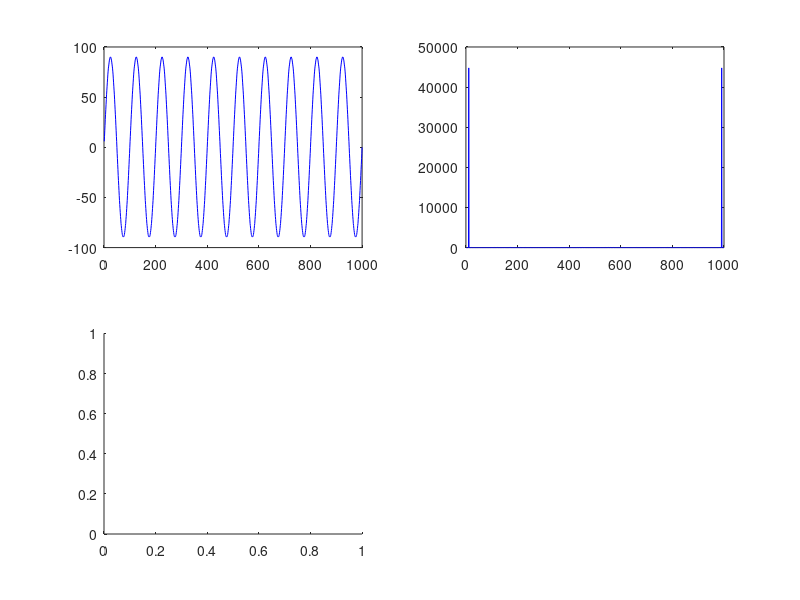

Reproduce this figure in MATLAB. (Note: this script raises an error after producing the figure.)
clear;

i=1:1:1000;

x=   128 + 128 * sin( i /100 *2*pi) ;
x=floor(x.*0.7) ;

x2=x.*2;
index=find(x2>255);

y = x2;
y(index) = x2(index) -256;
y=y./2

x=x-sum(x)/length(x);
y=y-sum(y)/length(y);

figure;
subplot(2,2,1);plot(x,'b');
subplot(2,2,2);plot(abs(fft(x)),'b');

subplot(2,2,3);plot(y,'R');
subplot(2,2,4);plot(abs(fft(y)),'R');
